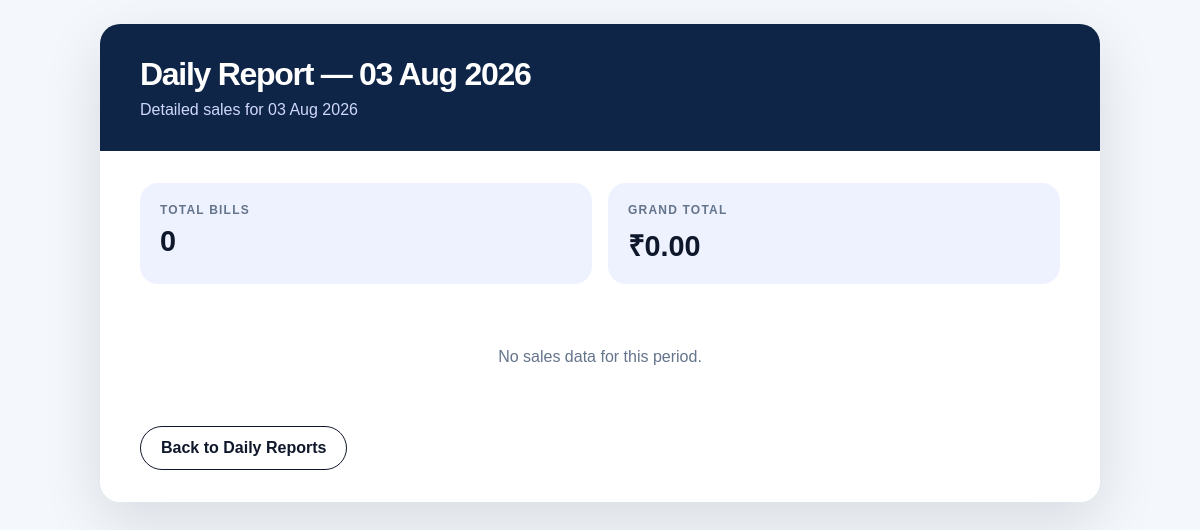
Before: /daily-reports/day/2026-08-03/ with the older database file.
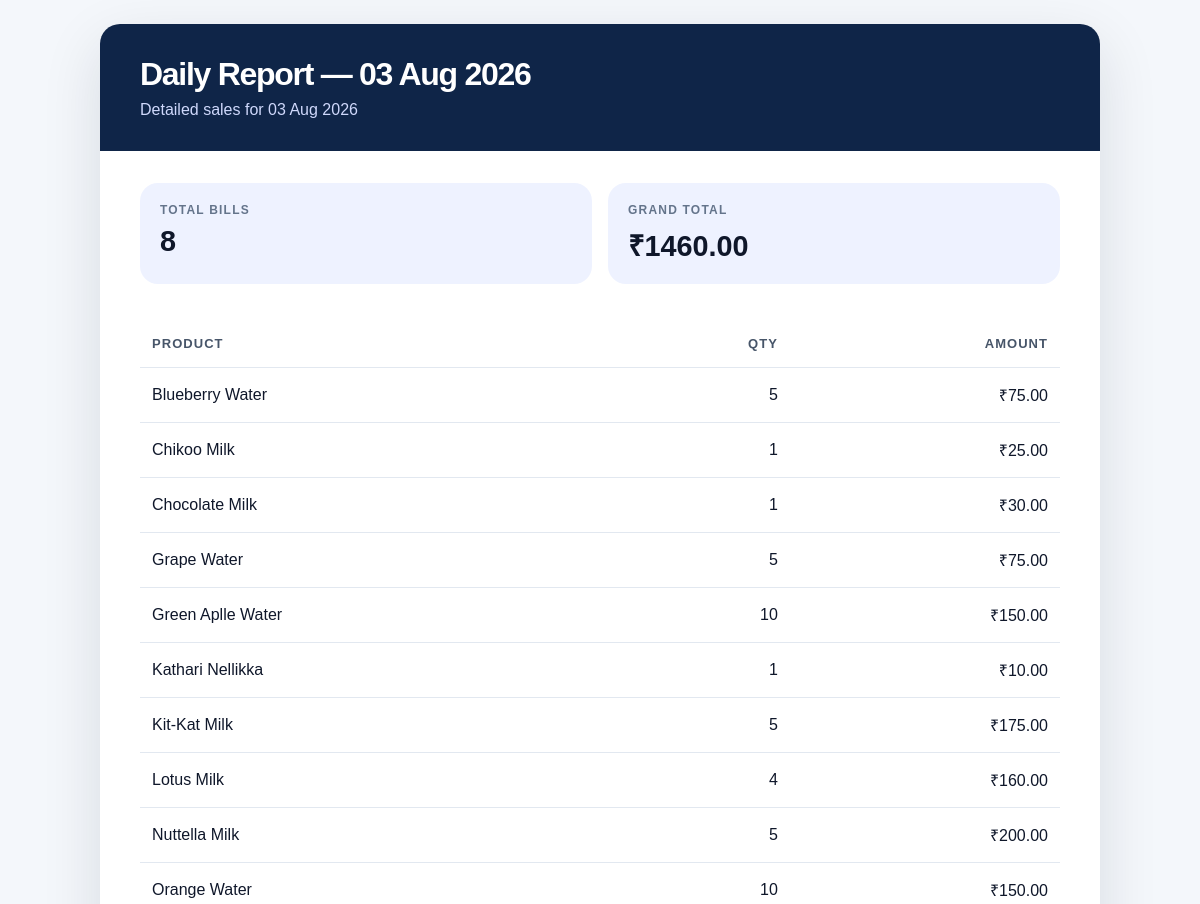
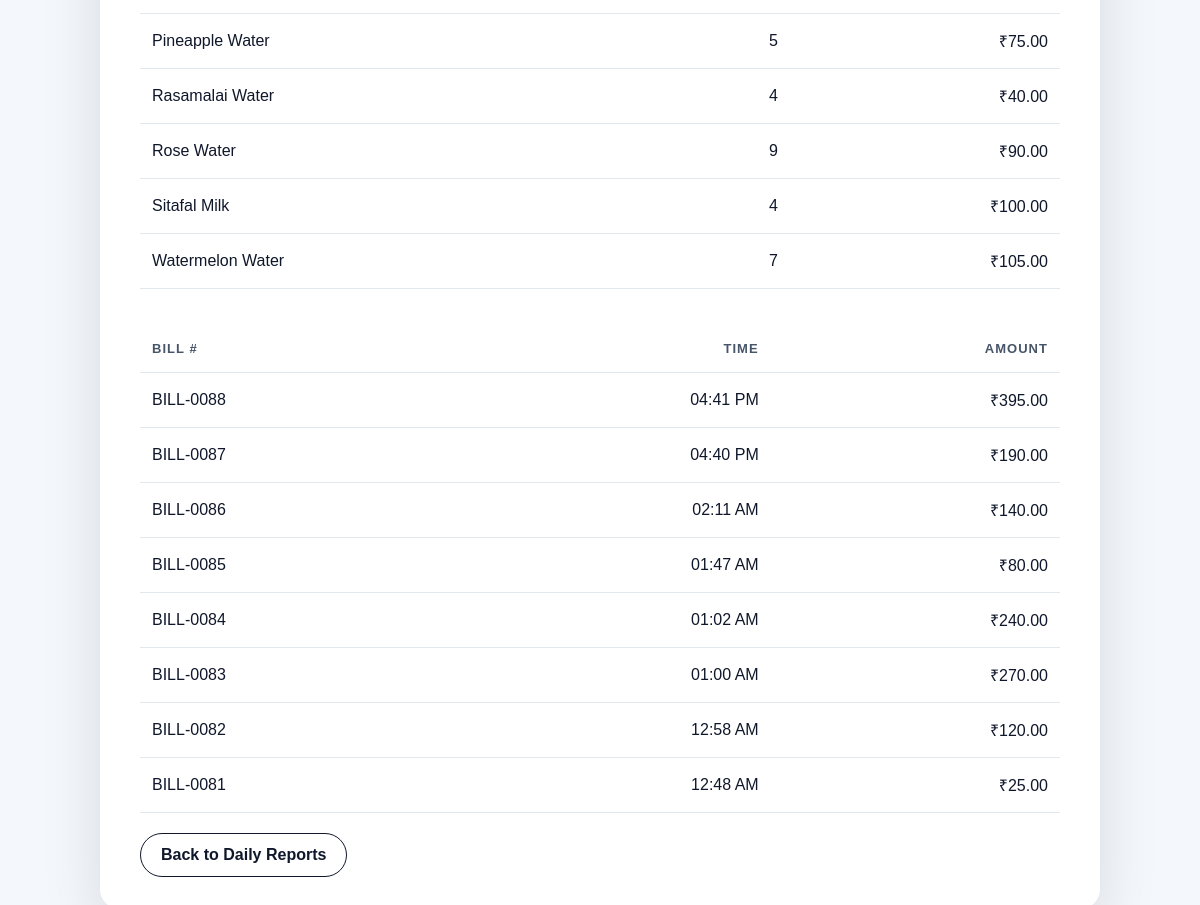
After: the same page with the newer database file (2 pictures, top to bottom).
### billings/models.py (models this page shows, shortened)
class Product(models.Model):
    name = models.CharField(max_length=100, unique=True)
    category = models.CharField(max_length=80, blank=True, default="")
    price = models.PositiveIntegerField()
    is_active = models.BooleanField(default=True)
    class Meta:
        db_table = "products_product"

class Bill(models.Model):
    bill_no = models.CharField(max_length=50)
    customer_name = models.CharField(max_length=100, default="Walk-in Customer")
    total_amount = models.DecimalField(max_digits=10, decimal_places=2)
    grand_total = models.DecimalField(max_digits=10, decimal_places=2, default=0)
    created_at = models.DateTimeField(auto_now_add=True)

### billings/views.py (the view)
# urls.py: path("daily-reports/day/<slug:report_date>/", views.daily_report_day, name="daily_report_day"),
def daily_report_day(request, report_date):
    try:
        selected_date = datetime.strptime(report_date, "%Y-%m-%d").date()
    except ValueError:
        return redirect("billings:daily_reports")
    bills = Bill.objects.filter(
        created_at__date=selected_date
    ).order_by("-created_at")
    product_sales = (
        BillItem.objects
        .filter(bill__created_at__date=selected_date)
        .values("product__name")
        .annotate(
            total_qty=Sum("quantity"),
            total_price=Sum("total")
        )
        .order_by("product__name")
    )
    grand_total = bills.aggregate(
        total=Coalesce(Sum("total_amount"), Value(0), output_field=DecimalField())
    )["total"] or 0
    return render(request, "reports/report_detail.html", {
        "title": selected_date.strftime("Daily Report — %d %b %Y"),
        "subtitle": selected_date.strftime("Detailed sales for %d %b %Y"),
        "bills": bills,
        "product_sales": product_sales,
        "grand_total": grand_total,
        "back_url": "billings:daily_reports",
        "back_text": "Back to Daily Reports",
    })

### templates/reports/report_detail.html (shortened to what this page needs)
<!DOCTYPE html>
<html lang="en">
<head>
</head>
<body>
    <div class="container">
        <div class="header">
            <h1>{{ title }}</h1>
            <p>{{ subtitle }}</p>
        </div>
        <div class="section">
            <div class="summary-grid">
                <div class="card">
                    <strong>Total Bills</strong>
                    <div class="value">{{ bills|length }}</div>
                </div>
                <div class="card">
                    <strong>Grand Total</strong>
                    <div class="value">₹{{ grand_total|floatformat:2 }}</div>
                </div>
            </div>
            {% if product_sales %}
            <div class="table-wrap">
                <table>
                    <thead>
                        <tr>
                            <th>Product</th>
                            <th class="td-right">Qty</th>
                            <th class="td-right">Amount</th>
                        </tr>
                    </thead>
                    <tbody>
                        {% for item in product_sales %}
                        <tr>
                            <td>{{ item.product__name }}</td>
                            <td class="td-right">{{ item.total_qty }}</td>
                            <td class="td-right">₹{{ item.total_price|floatformat:2 }}</td>
                        </tr>
                        {% endfor %}
                    </tbody>
                </table>
            </div>
            {% endif %}
            {% if bills %}
            <div class="table-wrap" style="margin-top:24px;">
                <table>
                    <thead>
                        <tr>
                            <th>Bill #</th>
                            <th class="td-right">Time</th>
                            <th class="td-right">Amount</th>
                        </tr>
                    </thead>
                    <tbody>
                        {% for bill in bills %}
                        <tr>
                            <td>{{ bill.bill_no }}</td>
                            <td class="td-right">{{ bill.created_at|date:"h:i A" }}</td>
                            <td class="td-right">₹{{ bill.total_amount|floatformat:2 }}</td>
                        </tr>
                        {% endfor %}
                    </tbody>
                </table>
            </div>
            {% endif %}
            {% if not bills and not product_sales %}
            <div class="empty">
                No sales data for this period.
            </div>
            {% endif %}
            <a href="{% url back_url %}" class="back-button">{{ back_text }}</a>
        </div>
    </div>
</body>
</html>

Changed rows visible on the page:
now on this page (row unchanged): Product: product__name "Blueberry Water", total_qty "5", total_price "75.00"
now on this page (row unchanged): Product: product__name "Chikoo Milk", total_qty "1", total_price "25.00"
now on this page (row unchanged): Product: product__name "Chocolate Milk", total_qty "1", total_price "30.00"
now on this page (row unchanged): Product: product__name "Grape Water", total_qty "5", total_price "75.00"
now on this page (row unchanged): Product: product__name "Green Aplle Water", total_qty "10", total_price "150.00"
now on this page (row unchanged): Product: product__name "Kathari Nellikka", total_qty "1", total_price "10.00"
now on this page (row unchanged): Product: product__name "Kit-Kat Milk", total_qty "5", total_price "175.00"
now on this page (row unchanged): Product: product__name "Lotus Milk", total_qty "4", total_price "160.00"
now on this page (row unchanged): Product: product__name "Nuttella Milk", total_qty "5", total_price "200.00"
now on this page (row unchanged): Product: product__name "Orange Water", total_qty "10", total_price "150.00"
now on this page (row unchanged): Product: product__name "Pineapple Water", total_qty "5", total_price "75.00"
now on this page (row unchanged): Product: product__name "Rasamalai Water", total_qty "4", total_price "40.00"
now on this page (row unchanged): Product: product__name "Rose Water", total_qty "9", total_price "90.00"
now on this page (row unchanged): Product: product__name "Sitafal Milk", total_qty "4", total_price "100.00"
now on this page (row unchanged): Product: product__name "Watermelon Water", total_qty "7", total_price "105.00"
added Bill: bill_no "BILL-0088", created_at "04:41 PM", total_amount "395.00"
added Bill: bill_no "BILL-0087", created_at "04:40 PM", total_amount "190.00"
added Bill: bill_no "BILL-0086", created_at "02:11 AM", total_amount "140.00"
added Bill: bill_no "BILL-0085", created_at "01:47 AM", total_amount "80.00"
added Bill: bill_no "BILL-0084", created_at "01:02 AM", total_amount "240.00"
added Bill: bill_no "BILL-0083", created_at "01:00 AM", total_amount "270.00"
added Bill: bill_no "BILL-0082", created_at "12:58 AM", total_amount "120.00"
added Bill: bill_no "BILL-0081", created_at "12:48 AM", total_amount "25.00"
Other visible differences:
{{ bills|length }}: "0" → "8"
{{ grand_total|floatformat:2 }}: "0.00" → "1460.00"
text no longer shown: "No sales data for this period."
text now shown: "PRODUCT QTY AMOUNT BILL # TIME AMOUNT"
